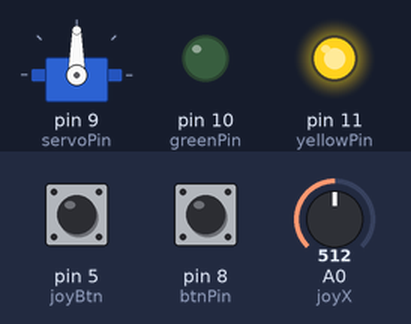
Recording of a sketch running on a simulated Arduino Uno, built with avr-gcc and run on an emulated ATmega328P. Shown: servo, output pins drawn as LEDs (lit = HIGH). The inputs (shaded band) are chosen by the test bench; at power-on: pin 8 (btnPin) HIGH, pin 5 (joyBtn) HIGH, A0 (joyX) = 512.

Above: at 1.2 s.
1.3 s: pin 8 (btnPin) pulled LOW for 0.15 s
At 1.5 s:
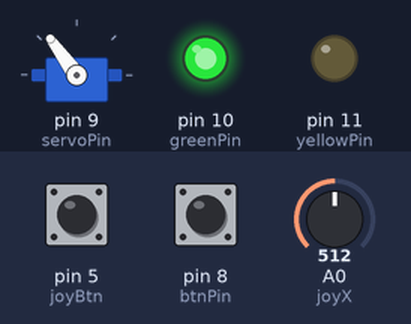
4.3 s: pin 8 (btnPin) pulled LOW for 1 s
At 5.5 s:
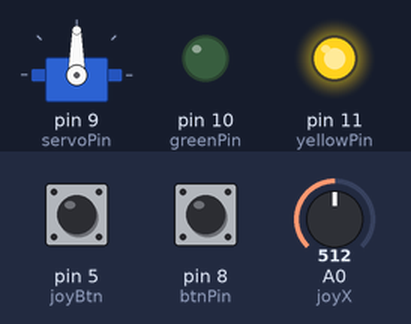
6.8 s: pin 5 (joyBtn) pulled LOW for 1 s
9.3 s: A0 (joyX) set to 716
At 9.9 s:
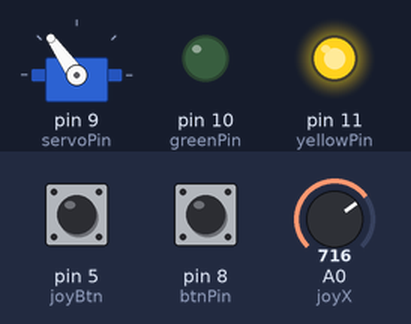
10.8 s: A0 (joyX) set to 900
At 12.0 s:
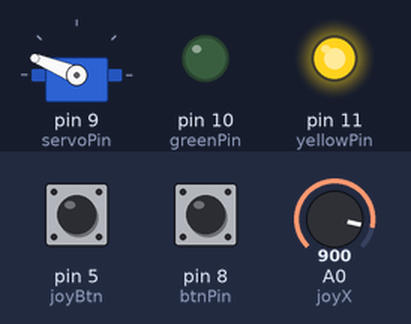
12.3 s: pin 5 (joyBtn) pulled LOW for 3.2 s
At 12.46 s:
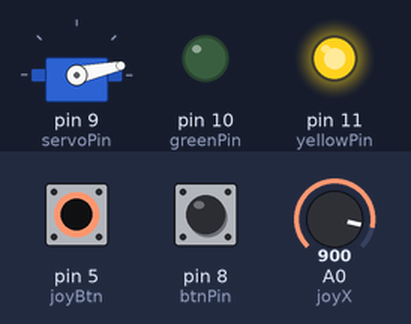
Timing chart, 0 to 17.0 s (numbered marks = the images above; inputs shaded):
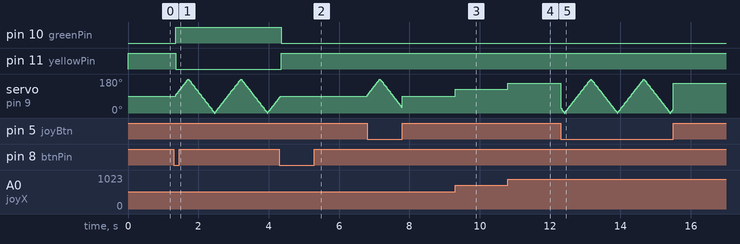

Measured:
- after the input at 4.3 s, pin 10 (greenPin): HIGH → LOW after 0.05 s; pin 11 (yellowPin): LOW → HIGH after 0.05 s; servo on pin 9 (servoPin): goes on until 4.3 s, then stays 90°
- after the input at 9.3 s, servo on pin 9 (servoPin): 90° → 125° at once
- after the input at 10.8 s, servo on pin 9 (servoPin): 125° → 158° at once

The sketch:

servo.ino
```cpp
#include <Servo.h>

const int yellowPin = 11;
const int greenPin = 10;

Servo servo;
int servoPin = 9;

int servoPos;
const int joyX = A0;
const int joyY = A1;
const int joyBtn = 5;

unsigned long lastMoveTime = 0;
int servoStep = 6;  // how many degrees to move each step
int servoDir = 1;

const int btnPin = 8;
int btnState = 0;
bool lastStableBtn = HIGH;
bool lastReading = HIGH;
unsigned long lastDebounceTime = 0;
const unsigned long debounceDelay = 50;

bool servoJoystickActive = true;

void setup() {
  Serial.begin(9600);

  servoPos = 90;

  servo.attach(servoPin);

  servo.write(servoPos);

  pinMode(joyX, INPUT);
  pinMode(joyY, INPUT);
  pinMode(joyBtn, INPUT_PULLUP);

  pinMode(btnPin, INPUT_PULLUP);

  pinMode(yellowPin, OUTPUT);
  pinMode(greenPin, OUTPUT);

  digitalWrite(yellowPin, LOW);
  digitalWrite(greenPin, HIGH);
}

void loop() {
  int reading = digitalRead(btnPin);

  // If reading changed, reset debounce timer
  if (reading != lastReading) {
      lastDebounceTime = millis();
  }
  lastReading = reading;

  // Check if stable for 50ms
  if ((millis() - lastDebounceTime) > debounceDelay) {

      // Has the stable state changed?
      if (reading != lastStableBtn) {
          lastStableBtn = reading;

          // Only toggle when button becomes PRESSED (LOW)
          if (reading == LOW) {
              servoJoystickActive = !servoJoystickActive;
          }
      }
  }

  if (servoJoystickActive) {
    digitalWrite(greenPin, LOW);
    digitalWrite(yellowPin, HIGH);
  } else {
    digitalWrite(yellowPin, LOW);
    digitalWrite(greenPin, HIGH);
  }

  if (servoJoystickActive) {
    int button = digitalRead(joyBtn);

    if (button == LOW) {
      servoSpinNonBlocking();
    } else {
      long totalX = 0;

      const int samples = 5;
      const int center = 512;
      const int deadzone = 200;
      for (int i = 0; i < samples; i++) {
        totalX += analogRead(joyX);
      }

      int avgX = totalX / samples;
      if (abs(avgX - center) < deadzone) avgX = center;

      int posX = map(avgX, 0, 1023, 0, 180);

      servo.write(posX);
    }
  } else {
    servoSpinNonBlocking();
  }

}

void servoSpinNonBlocking() {
    unsigned long currentTime = millis();
    if (currentTime - lastMoveTime >= 25) { // move every 50ms
        lastMoveTime = currentTime;

        servoPos += servoStep * servoDir;

        if (servoPos >= 180) servoDir = -1; // reverse
        if (servoPos <= 0)   servoDir = 1;  // reverse

        servo.write(servoPos);
    }
}
```
